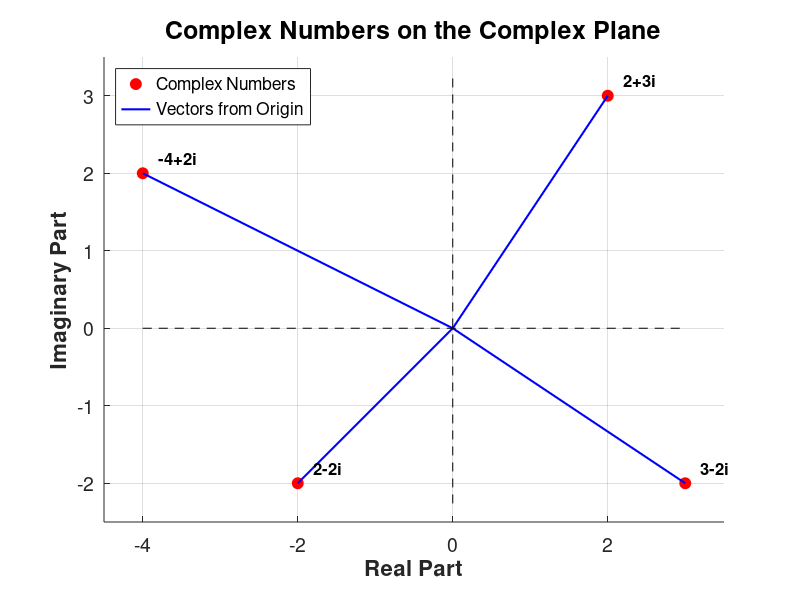

Here is the MATLAB script that generated this plot: (Note: this script raises an error after producing the figure.)
% Plot complex numbers on the complex plane
% Define the complex numbers
z1 = 2 + 3i;    % 2 + i3
z2 = 3 - 2i;    % 3 - i2  
z3 = -2 - 2i;    % 2 - i2
z4 = -4 + 2i;   % -4 + j2

% Create arrays of complex numbers for easier plotting
z = [z1, z2, z3, z4];

% Create the plot
f =figure('Position', [100, 100, 800, 600]);
hold on;
set(gca, 'FontSize', 14);
% Plot each complex number as a point
plot(real(z), imag(z), 'ro', 'MarkerSize', 8, 'MarkerFaceColor', 'red');

% Plot vectors from origin to each point
for k = 1:length(z)
    plot([0, real(z(k))], [0, imag(z(k))], 'b-', 'LineWidth', 1.5);
end

% Add labels for each point
labels = {'2+3i', '3-2i', '2-2i', '-4+2i'};
for k = 1:length(z)
    text(real(z(k)) + 0.2, imag(z(k)) + 0.2, labels{k}, ...
         'FontSize', 12, 'FontWeight', 'bold');
end

% Customize the plot
grid on;
axis equal;
xlabel('Real Part', 'FontSize', 16, 'FontWeight', 'bold');
ylabel('Imaginary Part', 'FontSize', 16, 'FontWeight', 'bold');
title('Complex Numbers on the Complex Plane', 'FontSize', 18, 'FontWeight', 'bold');

% Add axes through origin
axisLimits = axis;
plot([axisLimits(1), axisLimits(2)], [0, 0], 'k--', 'LineWidth', 0.5);
plot([0, 0], [axisLimits(3), axisLimits(4)], 'k--', 'LineWidth', 0.5);

% Set appropriate axis limits with some padding
realParts = real(z);
imagParts = imag(z);
xRange = max(realParts) - min(realParts);
yRange = max(imagParts) - min(imagParts);
padding = 0.5;

xlim([min(realParts) - padding, max(realParts) + padding]);
ylim([min(imagParts) - padding, max(imagParts) + padding]);


% Add legend
L = legend('Complex Numbers', 'Vectors from Origin', 'Location', 'northwest');
L.FontSize=14;

exportgraphics(f, 'figures/Ch01_complex_number_plotting.pdf', 'BackgroundColor', 'none');


hold off;